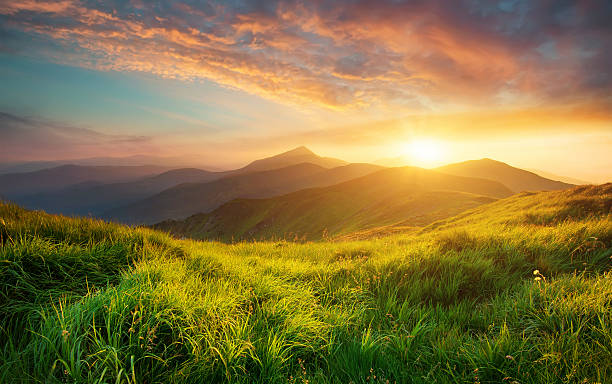
#> input picture Lab1/nature.jpg, 612 x 384 px
$ python 1.2.2.py
#> lines starting #> are read from the running program, lines starting #| are printed output that depends on the picture
import cv2
# import numpy as np

img_1 = cv2.imread("nature.jpg")
#> img_1 is the input picture: shape (384, 612, 3); mean B, G, R 66.6, 117.5, 134.5
img_2 = cv2.imread("natural1.jpg")
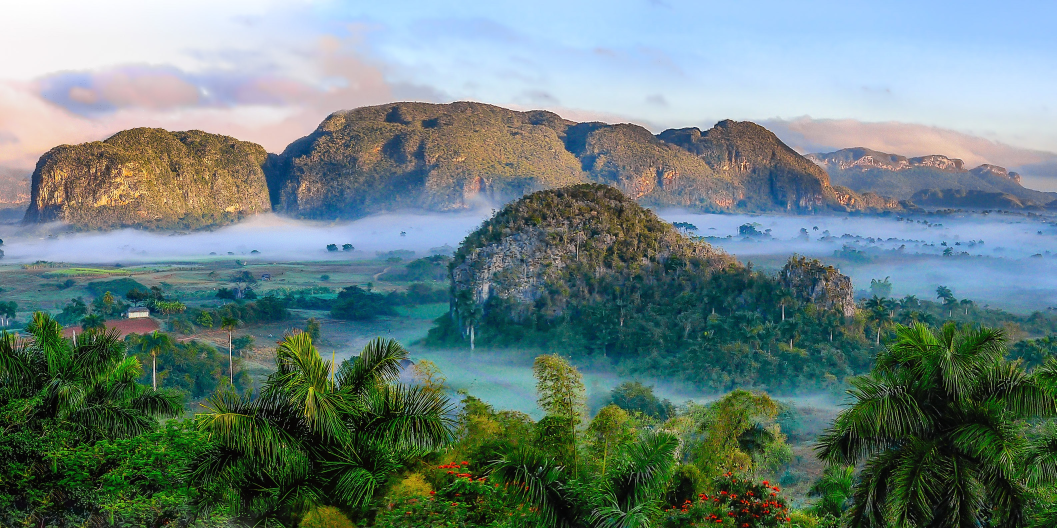
#> input picture Lab1/natural1.jpg, 3169 x 1584 px (shown at 1/3 size)
#> img_2 is the input picture: shape (1584, 3169, 3); mean B, G, R 124.6, 128.2, 106.7

img_01 = cv2.cvtColor(img_1, cv2.COLOR_BGR2RGB)
img_02 = cv2.cvtColor(img_2, cv2.COLOR_BGR2RGB)
resize_img1 = cv2.resize(img_1, (1280, 823))
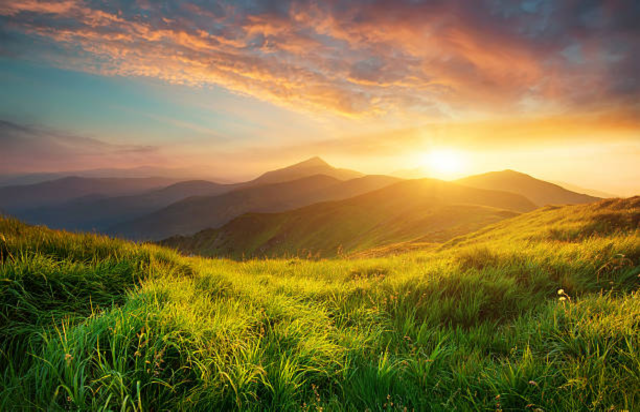
#> resize_img1: shape (823, 1280, 3) (shown at 1/2 size); mean B, G, R 66.5, 117.4, 134.3
resize_img2 = cv2.resize(img_2, (1280, 823))
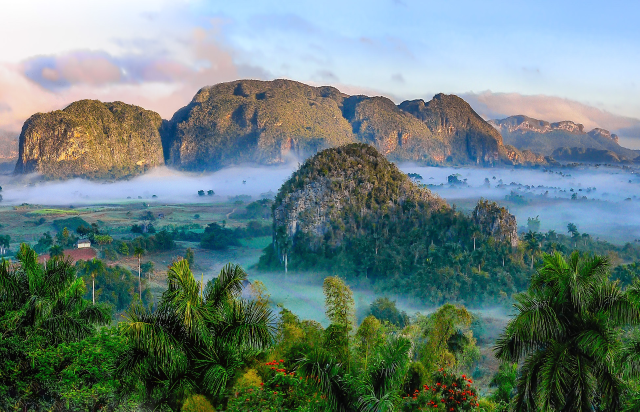
#> resize_img2: shape (823, 1280, 3) (shown at 1/2 size); mean B, G, R 124.5, 128.1, 106.6

output_file = "video/video_test.mp4"
fourcc = cv2.VideoWriter_fourcc(*'mp4v')

# 1 frame / 1s
fps = 1

# สร้างวิดีโอที่จะเป็นไฟล์
out = cv2.VideoWriter(output_file, fourcc, fps,
                      (resize_img1.shape[1], resize_img1.shape[0]))

# สร้างลิสต์ของค่า weight ที่ใช้ในการผสมภาพ โดยเริ่มจาก 1.0 ลดลงจนถึง 0
w = [1.0, 0.9, 0.8, 0.7, 0.6, 0.5, 0.4, 0.3, 0.2, 0.1, 0]


# สร้างวิดีโอที่ภาพเปลี่ยนแปลงตามค่า weight ของภาพทั้งสอง
for w1, w2 in zip(w, w[::-1]):
    image_result = cv2.addWeighted(resize_img1, w1, resize_img2, w2, 0)
    out.write(image_result)
#> this loop made 11 passes
#> pass 3, `image_result = cv2.addWeighted(resize_img1, w1, resize_img2, w2, 0)`:
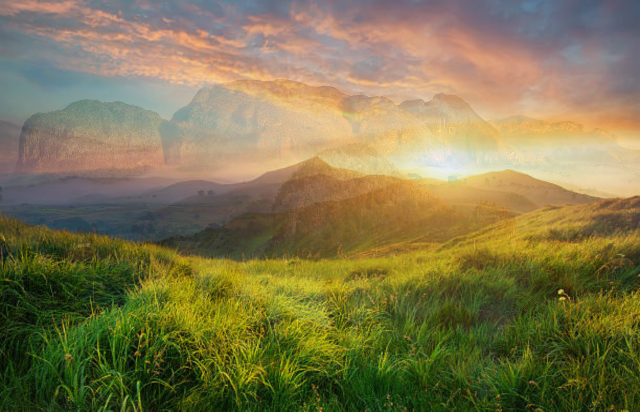
#> image_result: shape (823, 1280, 3) (shown at 1/2 size); mean B, G, R 78.1, 119.5, 128.8


# สร้างวิดีโอที่ภาพเปลี่ยนแปลงตามค่า weight ของภาพทั้งสองใหม่อีกครั้ง
for w2, w1 in zip(w, w[::-1]):
    image_result = cv2.addWeighted(resize_img1, w1, resize_img2, w2, 0)
    out.write(image_result)
    print(w1,w2)
#> this loop made 11 passes
#> pass 3, `image_result = cv2.addWeighted(resize_img1, w1, resize_img2, w2, 0)`:
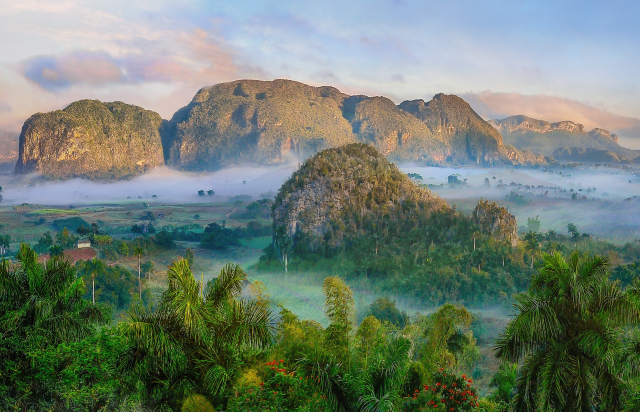
#> image_result: shape (823, 1280, 3) (shown at 1/2 size); mean B, G, R 112.9, 125.9, 112.1


out.release()
